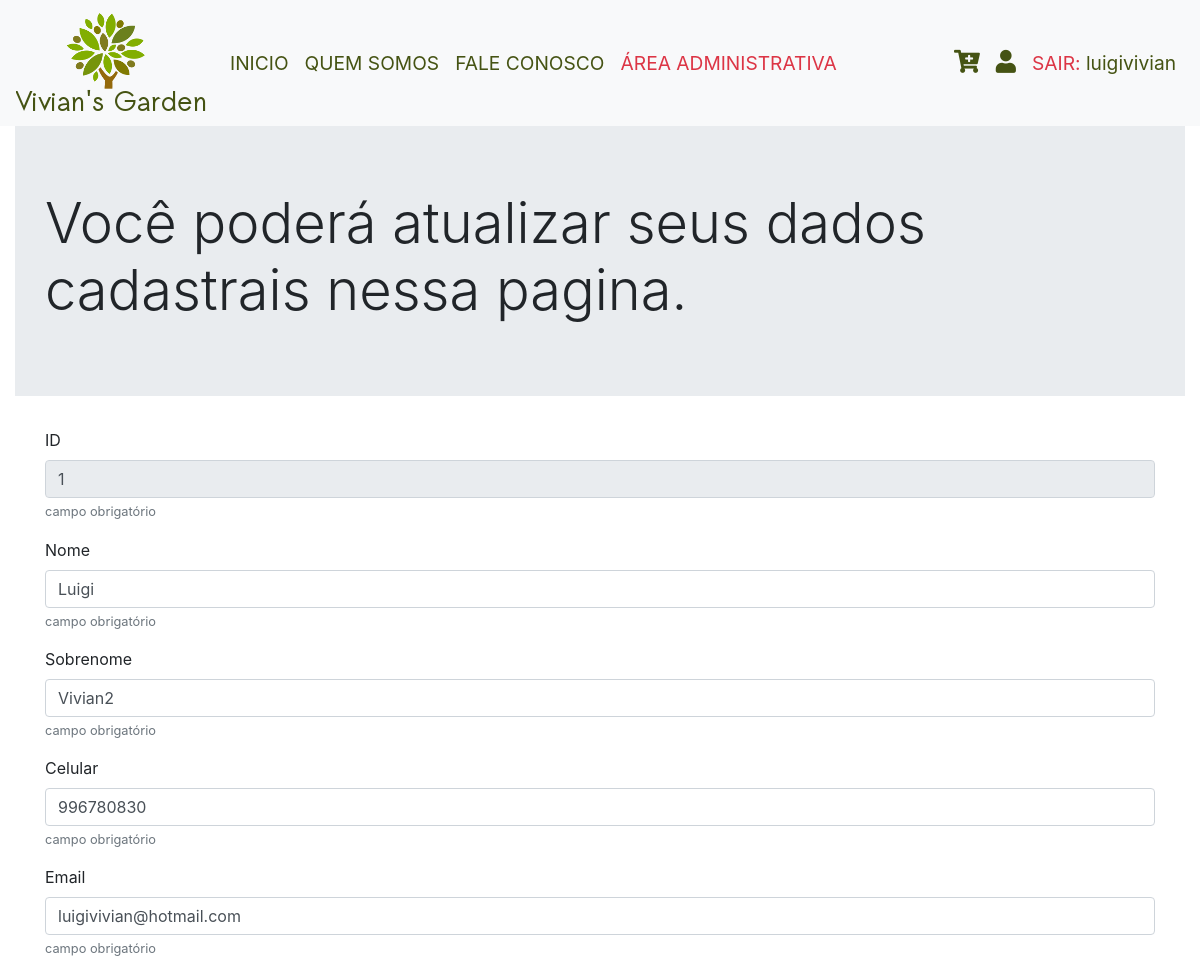
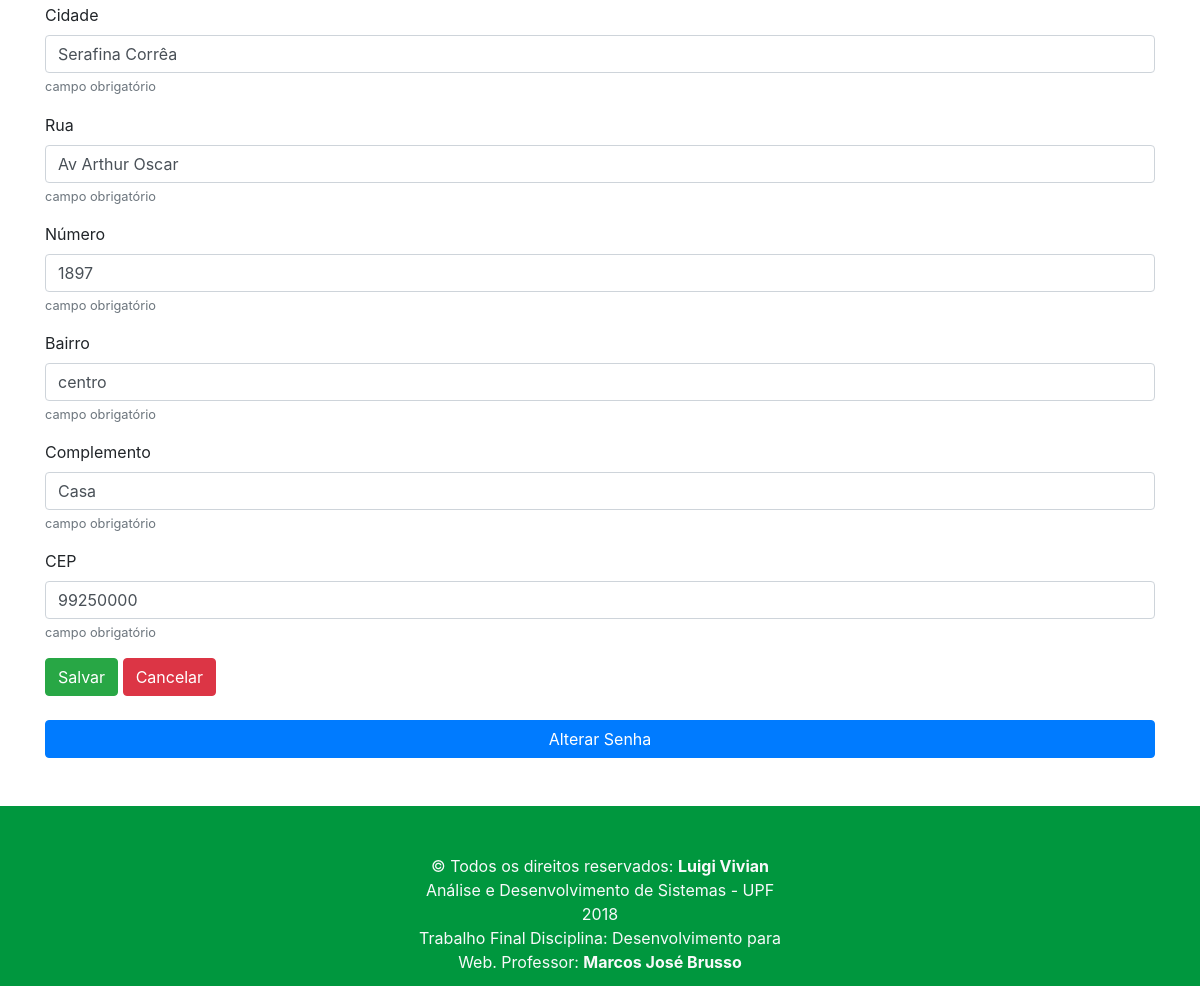
Screenshot of /meusDados.php (signed in) with the database file from the repository (2 pictures, top to bottom).
### tables this page shows
CREATE TABLE `usuario` (
  `id` int(11) NOT NULL AUTO_INCREMENT,
  `senha` varchar(255) DEFAULT NULL,
  `nome` varchar(30) DEFAULT NULL,
  `sobrenome` varchar(30) DEFAULT NULL,
  `login` varchar(50) DEFAULT NULL,
  `email` varchar(50) DEFAULT NULL,
  `celular` varchar(30) DEFAULT NULL,
  `adm` int(11) DEFAULT '0',
  `complemento` varchar(150) DEFAULT NULL,
  `cep` varchar(80) DEFAULT NULL,
  `rua` varchar(80) DEFAULT NULL,
  `bairro` varchar(40) DEFAULT NULL,
  `cidade` varchar(90) DEFAULT NULL,
  `numero` varchar(20) DEFAULT NULL,
  PRIMARY KEY (`id`)
);

### Classes/Usuario.php (called while the page is built, shortened)
<?php
class Usuario extends DAO
{
    public function getByLogin($q){
        $query = parent::$db->prepare('SELECT * FROM usuario WHERE login LIKE :q');
        $query->execute(['q' => '%'.$q.'%']);
        return $query->fetchAll(PDO::FETCH_ASSOC);
    }
}

### meusDados.php (the view, shortened to what this page needs)
<!doctype html>
<html lang="en">
<head>
    <link rel="stylesheet" href="https://stackpath.bootstrapcdn.com/bootstrap/4.1.0/css/bootstrap.min.css">
    <link rel="stylesheet" href="https://use.fontawesome.com/releases/v5.0.10/css/all.css">
</head>
<body>
<?php
include_once 'componentes/menu.php';
include_once 'Classes/Planta.php';
include_once 'Classes/Usuario.php';
$u = new Usuario();
$dados = $u->getByLogin($_SESSION['login']);
?>
<div class="container-fluid">
    <div class="jumbotron jumbotron-fluid">
        <div class="container">
            <h1 class="display-4">Você poderá atualizar seus dados cadastrais nessa pagina.</h1>
        </div>
    </div>
</div>
<div class="container">
    <form id="cadastro" method="POST">
        <div class="form-group">
            <label for="nome">ID</label>
            <input type="text" disabled name="idza" value="<?= $dados[0]['id'];?>" class="form-control" id="id2">
            <small id="nomeHELP" class="form-text text-muted">campo obrigatório</small>
        </div>
        <div class="form-group">
            <label for="nome">Nome</label>
            <input type="text" name="nome" value="<?= $dados[0]['nome'];?>" class="form-control" id="nome" aria-describedby="nomeHelp" placeholder="Digite seu nome...">
            <small id="nomeHELP" class="form-text text-muted">campo obrigatório</small>
        </div>
        <div class="form-group">
            <label for="sobrenome">Sobrenome</label>
            <input type="text" name="sobrenome" value="<?= $dados[0]['sobrenome'];?>" class="form-control" id="sobrenome" aria-describedby="sobrenomeHelp" placeholder="Digite seu sobrenome...">
            <small id="nomeHELP" class="form-text text-muted">campo obrigatório</small>
        </div>
        <div class="form-group">
            <label for="celular">Celular</label>
            <input type="text" name="celular" value="<?= $dados[0]['celular'];?>" class="form-control" id="celular" aria-describedby="loginHelp" placeholder="Digite seu celular para contato...">
            <small id="celularHELP" class="form-text text-muted">campo obrigatório</small>
        </div>
        <div class="form-group">
            <label for="celular">Email</label>
            <input type="email" name="email" value="<?= $dados[0]['email'];?>" class="form-control" id="email" aria-describedby="emailHelp" placeholder="Digite seu email...">
            <small id="celularHELP" class="form-text text-muted">campo obrigatório</small>
        </div>
        <div class="form-group">
            <label for="celular">Cidade</label>
            <input type="text" name="cidade" value="<?= $dados[0]['cidade'];?>" class="form-control" id="cidade" aria-describedby="cidadeHelp" placeholder="Digite o nome da sua cidade...">
            <small id="celularHELP" class="form-text text-muted">campo obrigatório</small>
        </div>
        <div class="form-group">
            <label for="celular">Rua</label>
            <input type="text" name="rua" class="form-control" value="<?= $dados[0]['rua'];?>" id="rua" aria-describedby="ruaHelp" placeholder="Digite o nome da sua rua...">
            <small id="celularHELP" class="form-text text-muted">campo obrigatório</small>
        </div>
        <div class="form-group">
            <label for="celular">Número</label>
            <input type="number" name="numero" class="form-control" value="<?= $dados[0]['numero'];?>" id="numero" aria-describedby="numeroHelp" placeholder="Digite o número de sua casa...">
            <small id="celularHELP" class="form-text text-muted">campo obrigatório</small>
        </div>
        <div class="form-group">
            <label for="bairro">Bairro</label>
            <input type="text" name="bairro" class="form-control" value="<?= $dados[0]['bairro'];?>" id="bairro" aria-describedby="bairroHelp" placeholder="Digite o nome do seu bairro...">
            <small id="celularHELP" class="form-text text-muted">campo obrigatório</small>
        </div>
        <div class="form-group">
            <label for="bairro">Complemento</label>
            <input type="text" name="complemento" class="form-control" value="<?= $dados[0]['complemento'];?>" id="complemento" aria-describedby="complementoHelp" placeholder="Casa, apartamento?">
            <small id="complementoHELP" class="form-text text-muted">campo obrigatório</small>
        </div>
        <div class="form-group">
            <label for="celular">CEP</label>
            <input type="text" name="cep" class="form-control" value="<?= $dados[0]['cep'];?>" id="cep" aria-describedby="cepHelp" placeholder="Digite o nome do seu bairro...">
            <small id="cepHELP" class="form-text text-muted">campo obrigatório</small>
        </div>
            <button type="submit" class="btn btn-success">Salvar</button>
            <button type="button" class="btn btn-danger" data-dismiss="modal">Cancelar</button>
    </form>
    <button type="button" class="btn btn-primary btn-block mt-xl-4" data-toggle="modal" data-target="#exampleModal">
        Alterar Senha
    </button>
</div>
<?php include_once 'componentes/footer.php'; ?>
</body>
</html>

### rows the page displays
usuario: idza "1", nome "Luigi", sobrenome "Vivian2", celular "996780830", email "luigivivian@hotmail.com", cidade "Serafina Corrêa", rua "Av Arthur Oscar", numero "1897", bairro "centro", complemento "Casa", cep "99250000"

### other values shown
$_SESSION['login'] "luigivivian"
